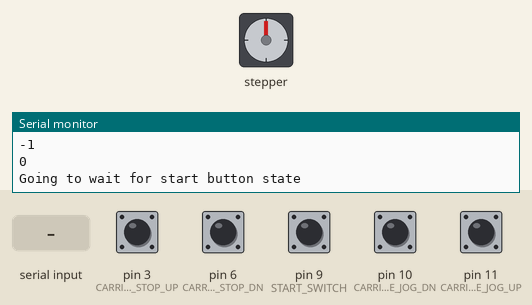
Simulated run of this sketch. Board: Arduino Uno, built with avr-gcc and run on an emulated ATmega328P. Shown: stepper motor, the last lines printed to the serial monitor. Wiring (inferred from the names in the program): stepper motor driver (200 steps per turn assumed): step pin 2; direction pin 5; enable pin 8. The test bench sets the inputs (shaded band); at power-on: pin 3 (CARRIAGE_STOP_UP), pin 6 (CARRIAGE_STOP_DN), pin 9 (START_SWITCH), pin 10 (CARRIAGE_JOG_DN), pin 11 (CARRIAGE_JOG_UP) HIGH.

Above: at 1.2 s.
1.3 s: pin 9 (START_SWITCH) pulled LOW for 0.15 s
At 1.45 s:
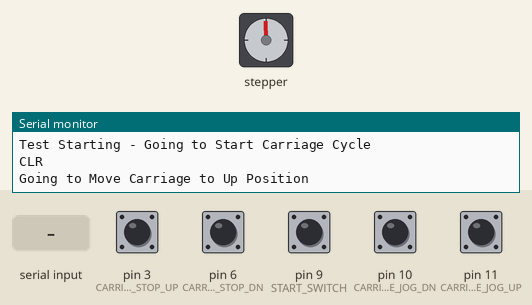
4.3 s: "<s90>" received over Serial
7.3 s: pin 10 (CARRIAGE_JOG_DN) pulled LOW for 1 s
At 7.75 s:
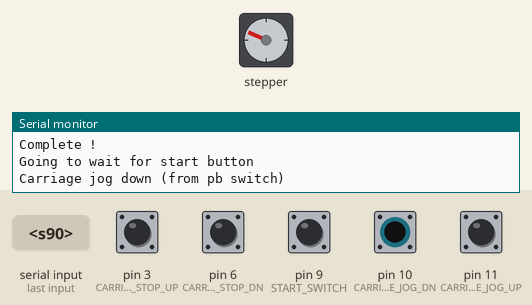
9.8 s: pin 11 (CARRIAGE_JOG_UP) pulled LOW for 0.15 s
At 10.3 s:
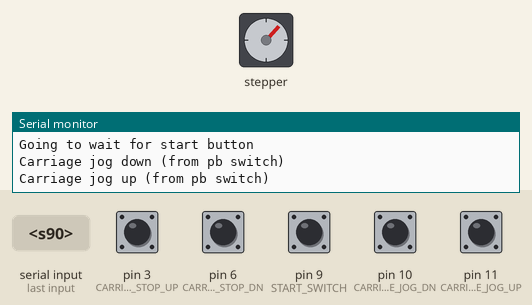
11.4 s: pin 9 (START_SWITCH) pulled LOW for 1 s
At 13.95 s:
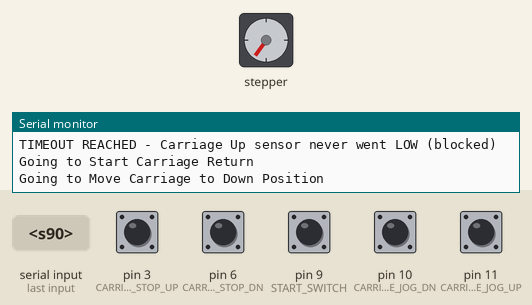
15.3 s: pin 6 (CARRIAGE_STOP_DN) pulled LOW for 0.15 s
Timing chart, 0 to 19.3 s (numbered marks = the images above; inputs shaded):
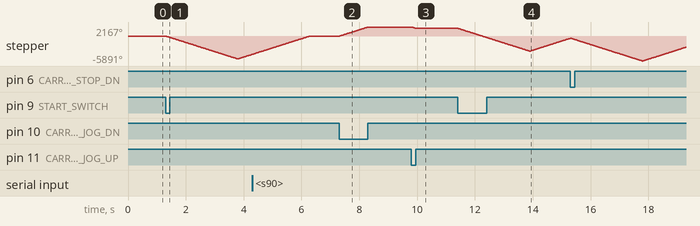

The sketch:

ST-202506_Method_Cap_Pull_Force_Stepper_UNO.ino
```cpp
/****************************************************************************
   ST-202506 Method Cap Open Force

   Using Arduino UNO
   with CNC stepper shield
*/


#define SPEED_CARRIAGE_US       400 // microsecond delay in step  2sec/ft
#define SPEED_CARRIAGE_JOG_US   400 // microsecond delay in step

#define SERIAL_CMD_JOG_CNT      200;  // how far to jog when serial command is recvd
#define STATE_CARRIAGE_TIMEOUT_CNT  3000  // max count that a carriage state will run untilautomatically moving to next state

#define ENABLE            8   // Enable
#define CARRIAGE_STEP     2   // X step
#define CARRIAGE_DIR      5   // X dir
#define CARRIAGE_STOP_UP  3   // Y Step (brown wire)
#define CARRIAGE_STOP_DN  6   // Y Dir (blue wire)
#define CARRIAGE_JOG_UP   11  // Z-limit switch (white wire)
#define CARRIAGE_JOG_DN   10  // Y-limit switch (orange wire)

#define START_SWITCH      9   // X-limit switch (purple wire)

typedef enum {
  DIR_CCW = 0,
  DIR_CW,
  DIR_LF = 0,
  DIR_RT,
  DIR_UP = 0,
  DIR_DN,
  NUM_OF_DIRS
} DIR;      // set direction, HIGH for clockwise, LOW for anticlockwise

typedef enum {
  STATE_OFF = 0,
  STATE_STATUS,
  STATE_WAIT_FOR_START,
  STATE_CARRIAGE_HOME,
  STATE_CARRIAGE_START,
  STATE_CARRIAGE_TO_END_SW,
  STATE_CARRIAGE_RETURN_START,
  STATE_CARRIAGE_TO_HOME_SW,

  STATE_CARRIAGE_PB_JOG_UP_START,
  STATE_CARRIAGE_PB_JOG_UP_CNT,
  STATE_CARRIAGE_PB_JOG_UP_STOP,
  STATE_CARRIAGE_PB_JOG_DN_START,
  STATE_CARRIAGE_PB_JOG_DN_CNT,
  STATE_CARRIAGE_PB_JOG_DN_STOP,

  STATE_CARRIAGE_SERIAL_JOG_UP_START,
  STATE_CARRIAGE_SERIAL_JOG_UP_CNT,
  STATE_CARRIAGE_SERIAL_JOG_UP_STOP,
  STATE_CARRIAGE_SERIAL_JOG_DN_START,
  STATE_CARRIAGE_SERIAL_JOG_DN_CNT,
  STATE_CARRIAGE_SERIAL_JOG_DN_STOP,

  NUM_OF_STATES
} STATE_SYSTEM;
STATE_SYSTEM currentState = STATE_STATUS;//STATE_WAIT_FOR_START;

int incomingByte = 0; // for incoming serial data
uint16_t stateCnt = 0;//STATE_SPRAY_TIMEOUT_CNT;
unsigned long lastMillis;


/////////////////////////////////////////////////////////////////////////////////////////////////
#define ON  1
#define OFF 0
#define DIRECTION_EXTEND 3
#define DIRECTION_RETRACT 2
#define DIRECTION_STOP 0

#define CNT_LOCKUP_TIMEOUT 10 // time out to prevent code lock when destination cannot be reached.
#define CNT_FOR_TEST_EXTEND_STATE 1   // number of state machine cycles to use for test extend duration
#define CNT_FOR_TEST_RETRACT_STATE 1  // number of state machine cycles to use for test retract duration

#define MAX_NUM_OF_CYCLES        9999
#define MAX_SEC_CYCLE_HOLD       9999
#define MAX_SEC_CYCLE_HOME_HOLD  9999

#define CNT_TIMEOUT 1000


String inputString = "";         // a string to hold incoming data
boolean flgFlashValChange = false;  // whether the flash values have changed
boolean flgUpdateDisplay = false;
boolean flgUpdateDisplayDistance = false;
boolean flgFindTargetLocation = false;
boolean flgFoundTargetLocation = false;
boolean flgWaitRunningNotificationChange = false;
boolean flgWaitRunningNotificationStatus = false;
boolean flgWaitHoldingSqueezeNotificationChange = false;
boolean flgWaitHoldingSqueezeNotificationStatus = false;
boolean flgWaitHoldingHomeNotificationChange = false;
boolean flgWaitHoldingHomeNotificationStatus = false;
boolean flgCycleCountChange = false;
boolean flgCycleRunningChange = false;
boolean flgCycleRunningStatus = false;
boolean flgTimeOutErrorChange = false;
boolean flgTimeOutErrorStatus = false;
boolean flgLimitErrorChange = false;
boolean flgLimitErrorStatus = false;
boolean flgTestFlashing = true;
boolean flgUpdateui500ms = false;
boolean flgWaitHoldCountChange = false;

//unsigned int driveDirection = DIRECTION_STOP;
int cntActiveState;
unsigned int cntActiveCycles;
unsigned int cntConnection = 0;

int cycleHomeHoldTime_sec = 3;  //default
int cycleHoldTime_sec = 2; //default
uint16_t numOfCycles = 5;  // default
uint16_t cycleHomeA2D = 94;  // default
uint16_t cycleA2D = 58;// default
uint16_t fullRetractedA2D = 129; // default  // A2D reading where 90mmis at retracted position
uint16_t fullExtendedA2D = 22; // default  // A2D reading where 0mm is at extended position
int cycleOffsetGoal = 5;
int rateOfMovement = 9;  // 1 - 9 where 1 is slowest and 9 is full on
boolean flgShowDebugMessages = true;
boolean flgDirectDriveToTarget = false;
unsigned int directDriveRange = 2;  // +/- A2D range to find loaction target in
unsigned int unitSerialNumber = 0;

int rateOfMovementCnt = 0;

char strUnitSerialNumber[10] = "SN:0000";
int cycleMappedFromHome;  // cycle A2D value mapped to  mm from home location
int cycleMappedFull;  // cycle A2D value mapped to full mm
int cycleHomeMappedFull;  //home A2D value mapped to full mm
//int ActiveState = DRIVE_OFF_STATE;
//unsigned long cntNoLockup = CNT_LOCKUP_TIMEOUT;
uint32_t lastCheck = 0;
//uint32_t ui_lastCheck = 0;
//uint32_t ui_lastErrorCheck = 0;

//byte Rcnt = 0;
//char BTInChar[10];
uint16_t sensorValue = 0;        // value read from the pot
int locationValue  = 0;
uint16_t targetSensorValue = 0xFFFF;
uint16_t sensorValueLast = 0;    // save the last reading from the pot
uint16_t outputValue = 0;        // value output to the PWM (analog out)
int lastValue = 0;
int lastValueCnt = 0;// CNT_TIMEOUT;

bool flgUpperDetected = false;
bool flgLowerDetected = false;
bool flgPumpOn = false;
/////////////////////////////////////////////////////////////////////////////////////////////////////////////////////////////////////

void setup() {
  Serial.begin(115200);
  Serial.println("ST-202506 Method Cap Open Force");
  Serial.println("Send '?' to querry the status");

  Serial.println("Ready....");

  pinMode(ENABLE, OUTPUT);
  pinMode(CARRIAGE_STEP, OUTPUT);
  pinMode(CARRIAGE_DIR, OUTPUT);

  pinMode(CARRIAGE_STOP_UP, INPUT_PULLUP);
  pinMode(CARRIAGE_STOP_DN, INPUT_PULLUP);
  pinMode(START_SWITCH, INPUT_PULLUP);

  pinMode(CARRIAGE_JOG_UP, INPUT_PULLUP);
  pinMode(CARRIAGE_JOG_DN, INPUT_PULLUP);

  digitalWrite(ENABLE, 1);
}


void loop() {

  switch (currentState)
  {
    case STATE_STATUS:
      digitalWrite(ENABLE, 1);

      Serial.println("\r\nStatus:");
      Serial.print("\t Carriage Down Stop Sensor (brown wire): "); Serial.println(digitalRead(CARRIAGE_STOP_DN));
      Serial.print("\t Carriage Up Stop Sensor (blue wire): "); Serial.println(digitalRead(CARRIAGE_STOP_UP));
      Serial.print("\t Carriage Jog Down Button (white wire): "); Serial.println(digitalRead(CARRIAGE_JOG_DN));
      Serial.print("\t Carriage Jog Up Button (orange wire): "); Serial.println(digitalRead(CARRIAGE_JOG_UP));

      Serial.print("\t Start Button (purple wire): "); Serial.println(digitalRead(START_SWITCH));
      Serial.print("\t Current State : "); Serial.println(currentState);

      // status for Visual Studio intreface
      Serial.print("?,");
      Serial.print(numOfCycles, DEC); Serial.print(",");
      Serial.println("?");

      // remove theses three commecnts to make status show until key is entered
      //Serial.println(); Serial.println("Send Any key to exit status loop");
      //delay(1000);
      //while ((Serial.available()) && (--stateCnt > 0))
      {
        incomingByte = Serial.read();
        Serial.println(incomingByte);
        Serial.println(stateCnt);
        currentState = STATE_WAIT_FOR_START;
        Serial.println("Going to wait for start button state");
      }

      break;

    case STATE_WAIT_FOR_START:
      digitalWrite(ENABLE, 1);

      serialEvent();

      if (digitalRead(START_SWITCH) == LOW)
      {
        currentState = STATE_CARRIAGE_START;
        stateCnt = STATE_CARRIAGE_TIMEOUT_CNT;
        cntActiveCycles = 0;
        Serial.println("Test Starting - Going to Start Carriage Cycle");
      }

      if (digitalRead(CARRIAGE_JOG_DN) == LOW)
      {
        Serial.println("Carriage jog down (from pb switch)");
        currentState = STATE_CARRIAGE_PB_JOG_DN_START;
      }

      if (digitalRead(CARRIAGE_JOG_UP) == LOW)
      {
        Serial.println("Carriage jog up (from pb switch)");
        currentState = STATE_CARRIAGE_PB_JOG_UP_START;
      }
      break;

    case STATE_CARRIAGE_START:
      digitalWrite(ENABLE, 0);
      digitalWrite(CARRIAGE_DIR, DIR_UP);

      digitalWrite(CARRIAGE_STEP, HIGH);
      delayMicroseconds(SPEED_CARRIAGE_US);
      digitalWrite(CARRIAGE_STEP, LOW);
      delayMicroseconds(SPEED_CARRIAGE_US);
      lastMillis = millis();

      if ((digitalRead(CARRIAGE_STOP_UP) == HIGH) || (--stateCnt == 0))
      {
        if (stateCnt == 0)
          Serial.println("TIMEOUT REACHED - Carriage Up sensor never went HIGH (open)");
        currentState = STATE_CARRIAGE_TO_END_SW;
        stateCnt = STATE_CARRIAGE_TIMEOUT_CNT;
        Serial.println("CLR");
        Serial.println("Going to Move Carriage to Up Position");
      }
      break;

    case STATE_CARRIAGE_TO_END_SW:
      digitalWrite(CARRIAGE_STEP, HIGH);
      delayMicroseconds(SPEED_CARRIAGE_US);
      digitalWrite(CARRIAGE_STEP, LOW);
      delayMicroseconds(SPEED_CARRIAGE_US);

      if ((digitalRead(CARRIAGE_STOP_UP) == LOW) || (--stateCnt == 0))
      {
        Serial.println(millis() - lastMillis);
        Serial.println(stateCnt);
        if (stateCnt == 0)
          Serial.println("TIMEOUT REACHED - Carriage Up sensor never went LOW (blocked)");
        currentState = STATE_CARRIAGE_RETURN_START;
        stateCnt = STATE_CARRIAGE_TIMEOUT_CNT;
        Serial.println("Going to Start Carriage Return");
      }
      break;

    case STATE_CARRIAGE_RETURN_START:
      digitalWrite(CARRIAGE_DIR, DIR_DN);

      digitalWrite(CARRIAGE_STEP, HIGH);
      delayMicroseconds(SPEED_CARRIAGE_US);
      digitalWrite(CARRIAGE_STEP, LOW);
      delayMicroseconds(SPEED_CARRIAGE_US);

      if ((digitalRead(CARRIAGE_STOP_DN) == HIGH) || (--stateCnt == 0))
      {
        if (stateCnt == 0)
          Serial.println("TIMEOUT REACHED - Carriage Down sensor never went HIGH (open)");
        currentState = STATE_CARRIAGE_TO_HOME_SW;
        stateCnt = STATE_CARRIAGE_TIMEOUT_CNT;
        Serial.println("Going to Move Carriage to Down Position");
      }
      break;


    case STATE_CARRIAGE_TO_HOME_SW:
      digitalWrite(CARRIAGE_STEP, HIGH);
      delayMicroseconds(SPEED_CARRIAGE_US);
      digitalWrite(CARRIAGE_STEP, LOW);
      delayMicroseconds(SPEED_CARRIAGE_US);

      if ((digitalRead(CARRIAGE_STOP_DN) == LOW) || (--stateCnt == 0))
      {
        if (stateCnt == 0)
          Serial.println("TIMEOUT REACHED - Carriage Down sensor never went LOW (blocked)");

        Serial.println("?PT");
        Serial.print("Test ");  Serial.print(cntActiveCycles+1 , DEC); Serial.print("/"); Serial.println(numOfCycles);
        if (++cntActiveCycles < numOfCycles )  //keep going
        {
          currentState = STATE_CARRIAGE_START;
          stateCnt = STATE_CARRIAGE_TIMEOUT_CNT;
          Serial.print("Cycles Left:"); Serial.println(numOfCycles-cntActiveCycles, DEC);
          Serial.println("Going to Start Carriage Cycle");
        }
        else // test cycle complete
        {
          currentState = STATE_WAIT_FOR_START;
          stateCnt = STATE_CARRIAGE_TIMEOUT_CNT;
          Serial.println("Complete !");
          Serial.println("Going to wait for start button");
        }
      }
      break;

    // jog control from PD switch
    /////////////////////////////////////////////////////////////////////////////////
    case STATE_CARRIAGE_PB_JOG_UP_START:
      if (digitalRead(CARRIAGE_STOP_UP) == LOW)
        currentState = STATE_WAIT_FOR_START;
      else
      {
        if (digitalRead(CARRIAGE_JOG_UP) == LOW)
        {
          digitalWrite(ENABLE, 0);
          digitalWrite(CARRIAGE_DIR, DIR_UP);
          currentState = STATE_CARRIAGE_PB_JOG_UP_CNT;
        }
        else
          currentState = STATE_WAIT_FOR_START;
      }
      break;

    case STATE_CARRIAGE_PB_JOG_UP_CNT:
      if (digitalRead(CARRIAGE_STOP_UP) == LOW)
        currentState = STATE_WAIT_FOR_START;
      else
      {
        if (digitalRead(CARRIAGE_JOG_UP) == LOW)
        {
          digitalWrite(CARRIAGE_STEP, HIGH);
          delayMicroseconds(SPEED_CARRIAGE_JOG_US);
          digitalWrite(CARRIAGE_STEP, LOW);
          delayMicroseconds(SPEED_CARRIAGE_JOG_US);
        }
        else
          currentState = STATE_WAIT_FOR_START;
      }
      break;

    case STATE_CARRIAGE_PB_JOG_DN_START:
      if (digitalRead(CARRIAGE_STOP_DN) == LOW)
        currentState = STATE_WAIT_FOR_START;
      else
      {
        if (digitalRead(CARRIAGE_JOG_DN) == LOW)
        {
          digitalWrite(ENABLE, 0);
          digitalWrite(CARRIAGE_DIR, DIR_DN);
          currentState = STATE_CARRIAGE_PB_JOG_DN_CNT;
        }
        else
          currentState = STATE_WAIT_FOR_START;
      }
      break;

    case STATE_CARRIAGE_PB_JOG_DN_CNT:
      if (digitalRead(CARRIAGE_STOP_DN) == LOW)
        currentState = STATE_WAIT_FOR_START;
      else
      {
        if (digitalRead(CARRIAGE_JOG_DN) == LOW)
        {
          digitalWrite(CARRIAGE_STEP, HIGH);
          delayMicroseconds(SPEED_CARRIAGE_JOG_US);
          digitalWrite(CARRIAGE_STEP, LOW);
          delayMicroseconds(SPEED_CARRIAGE_JOG_US);
        }
        else
          currentState = STATE_WAIT_FOR_START;
      }
      break;

    // jog control from serial command
    /////////////////////////////////////////////////////////////////////////////////
    case STATE_CARRIAGE_SERIAL_JOG_UP_START:
      if (digitalRead(CARRIAGE_STOP_UP) == LOW)
        currentState = STATE_WAIT_FOR_START;
      else
      {
        digitalWrite(ENABLE, 0);
        digitalWrite(CARRIAGE_DIR, DIR_UP);

        digitalWrite(CARRIAGE_STEP, HIGH);
        delayMicroseconds(SPEED_CARRIAGE_JOG_US);
        digitalWrite(CARRIAGE_STEP, LOW);
        delayMicroseconds(SPEED_CARRIAGE_JOG_US);
        lastMillis = millis();

        stateCnt = SERIAL_CMD_JOG_CNT;

        if ((digitalRead(CARRIAGE_STOP_UP) == HIGH) || (--stateCnt == 0))
        {
          if (stateCnt == 0)
            Serial.println("TIMEOUT REACHED - Carriage Up sensor never went HIGH (open)");
          currentState = STATE_CARRIAGE_SERIAL_JOG_UP_CNT;

          Serial.println("Going to Jog Carriage to Up Position");
        }
      }
      break;

    case STATE_CARRIAGE_SERIAL_JOG_UP_CNT:
      if (digitalRead(CARRIAGE_STOP_UP) == LOW)
        currentState = STATE_WAIT_FOR_START;
      else
      {
        digitalWrite(CARRIAGE_STEP, HIGH);
        delayMicroseconds(SPEED_CARRIAGE_US);
        digitalWrite(CARRIAGE_STEP, LOW);
        delayMicroseconds(SPEED_CARRIAGE_US);
      }

      if ((digitalRead(CARRIAGE_STOP_UP) == LOW) || (--stateCnt == 0))
      {
        Serial.println(millis() - lastMillis);
        Serial.println(stateCnt);
        if (stateCnt == 0)
          Serial.println("TIMEOUT REACHED - Carriage Up sensor never went LOW (blocked)");

        currentState = STATE_WAIT_FOR_START;
        stateCnt = STATE_CARRIAGE_TIMEOUT_CNT;
        Serial.println("Going to wait for start button");
      }
      break;

    case STATE_CARRIAGE_SERIAL_JOG_DN_START:
      if (digitalRead(CARRIAGE_STOP_DN) == LOW)
        currentState = STATE_WAIT_FOR_START;
      else
      {
        digitalWrite(ENABLE, 0);
        digitalWrite(CARRIAGE_DIR, DIR_DN);

        digitalWrite(CARRIAGE_STEP, HIGH);
        delayMicroseconds(SPEED_CARRIAGE_JOG_US);
        digitalWrite(CARRIAGE_STEP, LOW);
        delayMicroseconds(SPEED_CARRIAGE_JOG_US);
        lastMillis = millis();

        stateCnt = SERIAL_CMD_JOG_CNT;

        if ((digitalRead(CARRIAGE_STOP_DN) == HIGH) || (--stateCnt == 0))
        {
          if (stateCnt == 0)
            Serial.println("TIMEOUT REACHED - Carriage Down sensor never went HIGH (open)");
          currentState = STATE_CARRIAGE_SERIAL_JOG_DN_CNT;

          Serial.println("Going to Jog Carriage to Down Position");
        }
      }

    case STATE_CARRIAGE_SERIAL_JOG_DN_CNT:
      if (digitalRead(CARRIAGE_STOP_DN) == LOW)
        currentState = STATE_WAIT_FOR_START;
      else
      {
        digitalWrite(CARRIAGE_STEP, HIGH);
        delayMicroseconds(SPEED_CARRIAGE_US);
        digitalWrite(CARRIAGE_STEP, LOW);
        delayMicroseconds(SPEED_CARRIAGE_US);
      }

      if ((digitalRead(CARRIAGE_STOP_DN) == LOW) || (--stateCnt == 0))
      {
        Serial.println(millis() - lastMillis);
        Serial.println(stateCnt);
        if (stateCnt == 0)
          Serial.println("TIMEOUT REACHED - Carriage Down sensor never went LOW (blocked)");

        currentState = STATE_WAIT_FOR_START;
        stateCnt = STATE_CARRIAGE_TIMEOUT_CNT;
        Serial.println("Going to wait for start button");
      }
      break;


    default:
      currentState = STATE_WAIT_FOR_START;
  }
}
```

Source omitted: Serial.ino (4324 bytes)

Measured:
- after the input at 1.3 s, stepper: turns 5400° counter-clockwise in 2.5 s, then 1062° clockwise in 0.48 s
- after the input at 7.3 s, stepper: turns 2167° clockwise in 1.0 s, starting at once
- after the input at 9.8 s, stepper: turns 324° counter-clockwise in 0.15 s, starting at once
- after the input at 11.4 s, stepper: turns 5399° counter-clockwise in 2.5 s, then 3042° clockwise in 1.4 s
